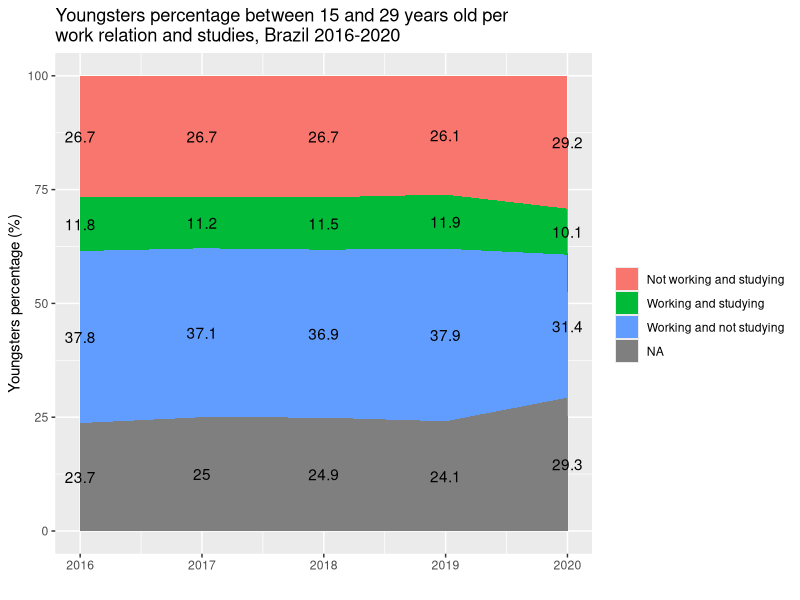
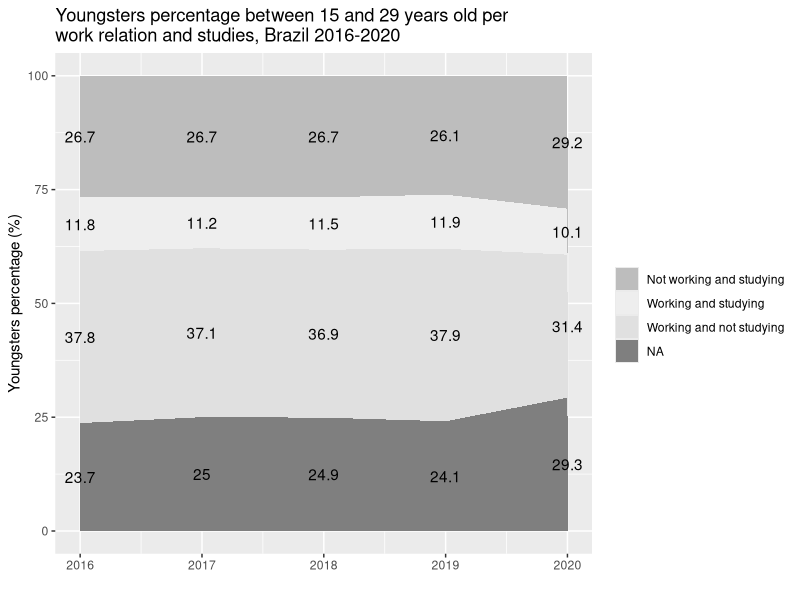
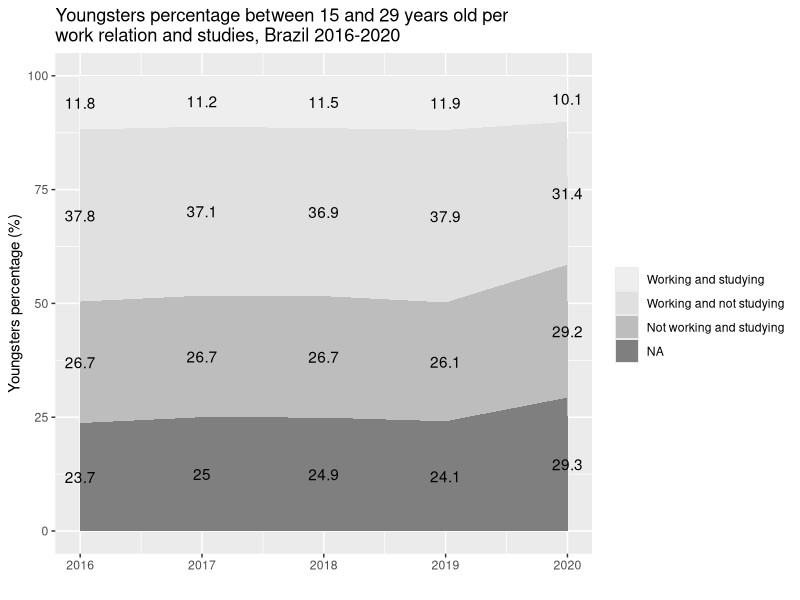
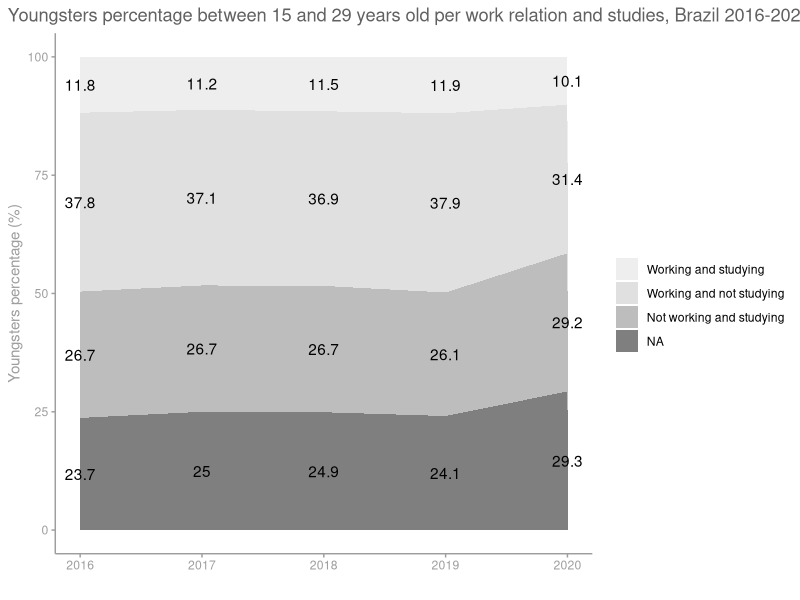
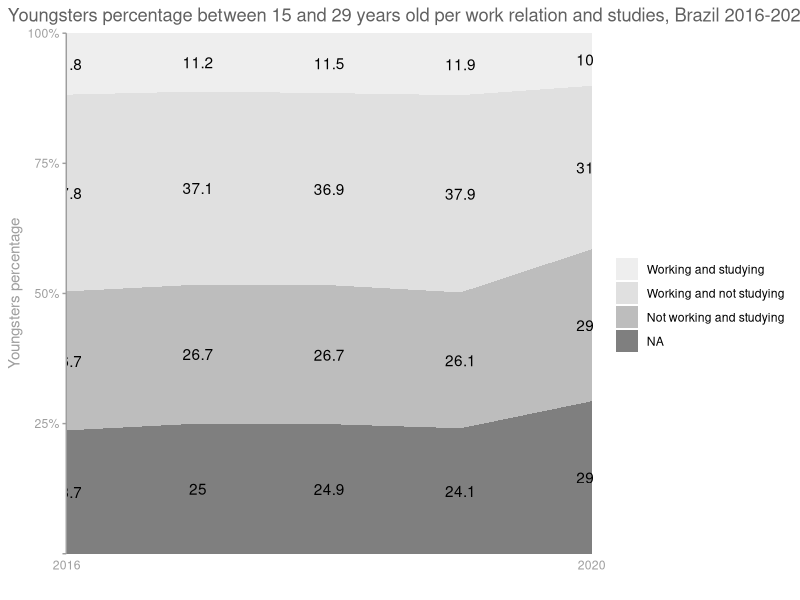
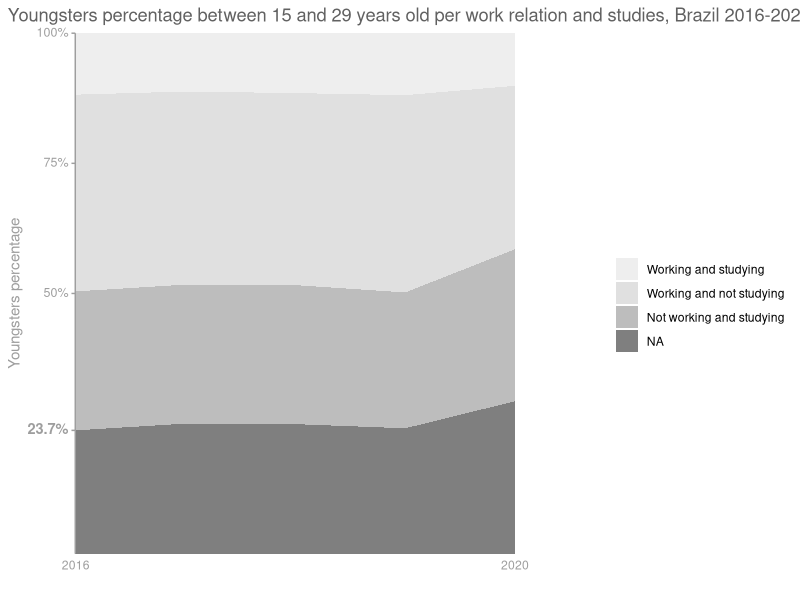
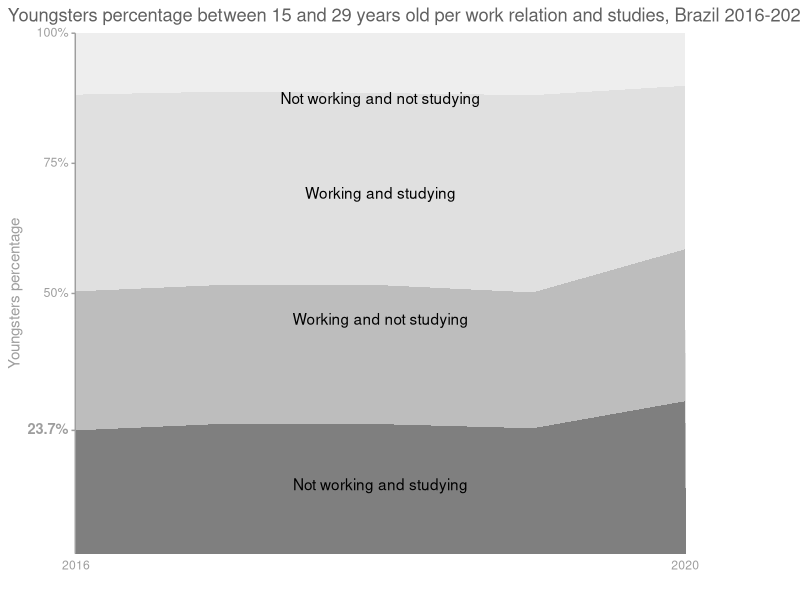
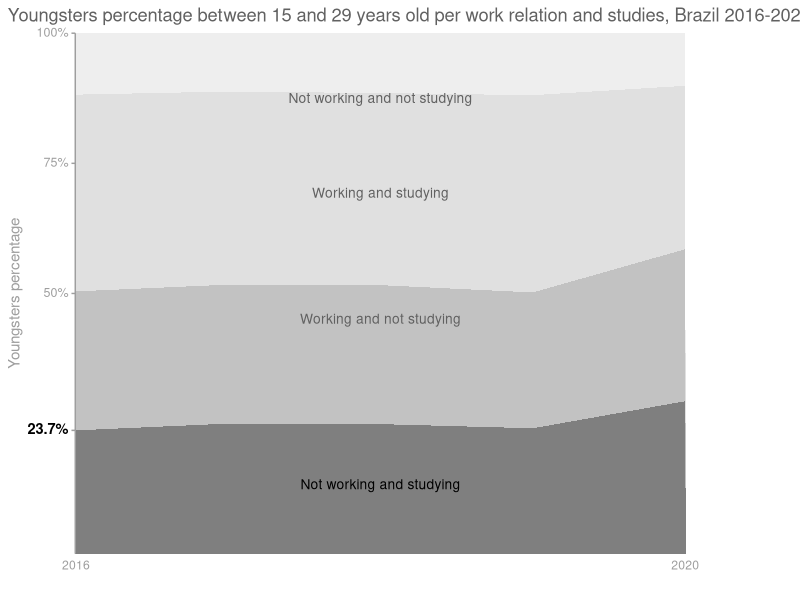

Write R code to recreate these figures, in order.
library(ggplot2)
library(dplyr)
library(readr)
library(ggtext)

df = read_csv("dataset.csv")

category_order <- c("Not working and studying",
                 "Neither working nor studying",
                 "Working and studying",
                 "Working and not studying")

category_factor <- factor(df$category, levels=category_order)

df %>% 
  ggplot(aes(x=year, y=value, fill=category_factor)) +
  geom_area() +
  geom_text(aes(label=value), position=position_stack(vjust=0.5)) +
  labs(title=paste("Youngsters percentage between 15 and 29 years old per",
                   "\nwork relation and studies, Brazil 2016-2020"),
       x="",
       y="Youngsters percentage (%)",
       fill="")

# Focusing on only one cagetory
category_colours <- list("Working and studying" = "#eeeeee",
                         "Working and not studying" = "#e0e0e0",
                         "Not working and studying" = "#bdbdbd",
                         "Neither working nor studying" = "#1976d2")

df %>% 
  ggplot(aes(x=year, y=value, fill=category_factor)) +
  geom_area() +
  geom_text(aes(label=value), position=position_stack(vjust=0.5)) +
  scale_fill_manual(values=category_colours) +
  labs(title=paste("Youngsters percentage between 15 and 29 years old per",
                   "\nwork relation and studies, Brazil 2016-2020"),
       x="",
       y="Youngsters percentage (%)",
       fill="")

# Rearranging the order to make easier to compare categories
category_order_v2 <- c("Working and studying",
                        "Working and not studying",
                        "Not working and studying",
                        "Neither working nor studying")

category_factor_v2 <- factor(df$category, levels=category_order_v2)

df %>% 
  ggplot(aes(x=year, y=value, fill=category_factor_v2)) +
  geom_area() +
  geom_text(aes(label=value), position=position_stack(vjust=0.5)) +
  scale_fill_manual(values=category_colours) +
  labs(title=paste("Youngsters percentage between 15 and 29 years old per",
                   "\nwork relation and studies, Brazil 2016-2020"),
       x="",
       y="Youngsters percentage (%)",
       fill="")

# Simplifying the theme
my_colors <- list(
  title = "#616161",
  axis = "#9e9e9e",
  no_emphasis = "#757575"
)

theme_simple <- function() {
  theme_classic() +
    theme(plot.title = element_markdown(hjust = 0, colour = my_colors$title),
          plot.title.position = "plot",
          axis.line = element_line(colour = my_colors$axis),
          axis.ticks = element_line(colour = my_colors$axis),
          axis.text = element_text(colour = my_colors$axis),
          axis.title = element_text(colour = my_colors$axis))
}

df %>% 
  ggplot(aes(x=year, y=value, fill=category_factor_v2)) +
  geom_area() +
  geom_text(aes(label=value), position=position_stack(vjust=0.5)) +
  scale_fill_manual(values=category_colours) +
  labs(title=paste("Youngsters percentage between 15 and 29 years old per",
                   "\nwork relation and studies, Brazil 2016-2020"),
       x="",
       y="Youngsters percentage (%)",
       fill="") +
  theme_simple()

# Playing with axis
df %>% 
  ggplot(aes(x=year, y=value, fill=category_factor_v2)) +
  geom_area() +
  geom_text(aes(label=value), position=position_stack(vjust=0.5)) +
  scale_fill_manual(values=category_colours) +
  labs(title=paste("Youngsters percentage between 15 and 29 years old per",
                   "\nwork relation and studies, Brazil 2016-2020"),
       x="",
       y="Youngsters percentage",
       fill="") +
  theme_simple() +
  scale_x_discrete(expand=c(0,0), limits=c(2016, 2020)) +
  scale_y_continuous(expand=c(0,0), labels=c("", "25%", "50%", "75%", "100%")) +
  theme(axis.line.x=element_blank(),
        axis.ticks.x=element_blank())


# Getting only useful labels
first_value <- df %>% 
  filter(category == "Neither working nor studying",
         year == 2016)

last_value <- df %>% 
  filter(category == "Neither working nor studying",
         year == 2020)

y_axis_breaks <- c(23.7, 50, 75, 100)
y_axis_custom <- y_axis_breaks == 23.7

df %>% 
  ggplot(aes(x=year, y=value)) +
  geom_area(aes(fill=category_factor_v2)) +
  geom_text(data=last_value, aes(x=year, y=value), label="29.3%",
            position=position_stack(vjust=1), hjust=-0.15,
            size=4, fontface="bold", colour=my_colors$axis) +
  scale_fill_manual(values=category_colours) +
  labs(title=paste("Youngsters percentage between 15 and 29 years old per",
                   "\nwork relation and studies, Brazil 2016-2020"),
       x="",
       y="Youngsters percentage",
       fill="") +
  theme_simple() +
  scale_x_discrete(expand=c(0,0,0,.7), limits=c(2016, 2020)) +
  scale_y_continuous(expand=c(0,0), 
                     breaks=y_axis_breaks,
                     labels=c("23.7%", "50%", "75%", "100%")) +
  theme(axis.line.x=element_blank(),
        axis.ticks.x=element_blank(),
        axis.text.y=element_markdown(face = ifelse(y_axis_custom, "bold", "plain"),
                                     size = ifelse(y_axis_custom, 10.5, 9)))

# Removing external legend
legend_labels <- df %>% 
  arrange(desc(category_factor_v2)) %>% 
  filter(year == 2018)

df %>% 
  ggplot(aes(x=year, y=value)) +
  geom_area(aes(fill=category_factor_v2), show.legend=FALSE) +
  geom_text(data=legend_labels, aes(x=year, y=value, label=category),
            position=position_stack(vjust=.5)) +
  geom_text(data=last_value, aes(x=year, y=value), label="29.3%",
            position=position_stack(vjust=1), hjust=-0.15,
            size=4, fontface="bold", colour=my_colors$axis) +
  scale_fill_manual(values=category_colours) +
  labs(title=paste("Youngsters percentage between 15 and 29 years old per",
                   "\nwork relation and studies, Brazil 2016-2020"),
       x="",
       y="Youngsters percentage",
       fill="") +
  theme_simple() +
  scale_x_discrete(expand=c(0,0,0,.7), limits=c(2016, 2020)) +
  scale_y_continuous(expand=c(0,0), 
                     breaks=y_axis_breaks,
                     labels=c("23.7%", "50%", "75%", "100%")) +
  theme(axis.line.x=element_blank(),
        axis.ticks.x=element_blank(),
        axis.text.y=element_markdown(face = ifelse(y_axis_custom, "bold", "plain"),
                                     size = ifelse(y_axis_custom, 10.5, 9)))


# Adjusting colors to focus on adverse values
category_colours_v2 <- list("Working and studying" = "#eeeeee",
                         "Working and not studying" = "#e0e0e0",
                         "Not working and studying" = "#c2c2c2",
                         "Neither working nor studying" = "#ff7043")

df %>% 
  ggplot(aes(x=year, y=value)) +
  geom_area(aes(fill=category_factor_v2), show.legend=FALSE) +
  geom_text(data=legend_labels, aes(x=year, y=value, label=category),
            position=position_stack(vjust=.5), size=3.5,
            colour=c("black", rep(my_colors$title, 3))) +
  geom_text(data=last_value, aes(x=year, y=value), label="29.3%",
            position=position_stack(vjust=1), hjust=-0.15,
            size=4, fontface="bold", colour="black") +
  scale_fill_manual(values=category_colours_v2) +
  labs(title=paste("Youngsters percentage between 15 and 29 years old per",
                   "\nwork relation and studies, Brazil 2016-2020"),
       x="",
       y="Youngsters percentage",
       fill="") +
  theme_simple() +
  scale_x_discrete(expand=c(0,0,0,.7), limits=c(2016, 2020)) +
  scale_y_continuous(expand=c(0,0), 
                     breaks=y_axis_breaks,
                     labels=c("23.7%", "50%", "75%", "100%")) +
  theme(axis.line.x=element_blank(),
        axis.ticks.x=element_blank(),
        axis.text.y=element_markdown(face=ifelse(y_axis_custom, "bold", "plain"),
                                     size=ifelse(y_axis_custom, 10.5, 9),
                                     colour=ifelse(y_axis_custom, "black", my_colors$axis)))

# Improving textual information
df %>% 
  ggplot(aes(x=year, y=value)) +
  geom_area(aes(fill=category_factor_v2)) +
  geom_text(data=last_value, aes(x=year, y=value), label="29.3%",
            position=position_stack(vjust=1), hjust=-0.15,
            size=4, fontface="bold", colour="black") +
  scale_fill_manual(values=category_colours_v2) +
  labs(title="Youngsters are **<span style='color:#ff7043;'>losing interest</span>** in work and study",
       subtitle=paste("The number of youngsters between 15 and 29 years old that",
                      "are neither working nor studying increased \nin the last",
                      "years in Brazil"),
       y="Youngsters percentage") +
  theme_simple() +
  scale_x_discrete(expand=c(0,0,0,.7), limits=c(2016, 2020)) +
  scale_y_continuous(expand=c(0,0), 
                     breaks=y_axis_breaks,
                     labels=c("23.7%", "50%", "75%", "100%")) +
  theme(axis.line.x=element_blank(),
        axis.ticks.x=element_blank(),
        axis.text.y=element_markdown(face=ifelse(y_axis_custom, "bold", "plain"),
                                     size=ifelse(y_axis_custom, 10.5, 9),
                                     colour=ifelse(y_axis_custom, "black", my_colors$axis)),
        legend.position="bottom",
        legend.title=element_blank(),
        legend.key.size=unit(0.55, "cm"),
        legend.text=element_text(colour=my_colors$axis, size=9),
        axis.title.x=element_blank(),
        axis.title.y=element_text(hjust=1.05),
        plot.subtitle=element_text(colour=my_colors$axis, margin=margin(b=15)),
        legend.margin=margin(t=0),
        legend.box.margin = margin(l=-80),
        plot.margin = margin(t=5, r=-20, b=5, l=5))
